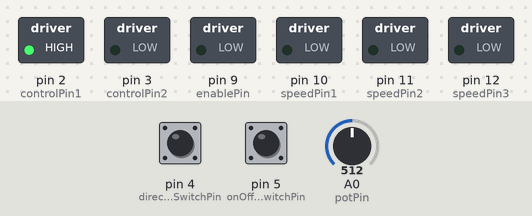
This sketch was run on a simulated Arduino Uno, built with avr-gcc and run on an emulated ATmega328P. On the bench: switched loads named in the sketch (green lamp = pin HIGH). The test bench sets the inputs (shaded band); at power-on: pin 4 (directionSwitchPin) LOW, pin 5 (onOffSwitchStateSwitchPin) LOW, A0 (potPin) = 512.

Above: at 1.2 s.
1.3 s: pin 4 (directionSwitchPin) pulled HIGH for 0.15 s
At 2.2 s:
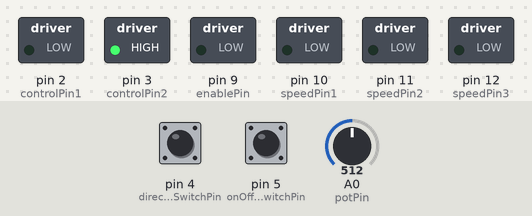
2.9 s: pin 5 (onOffSwitchStateSwitchPin) pulled HIGH for 0.15 s
At 3.5 s:
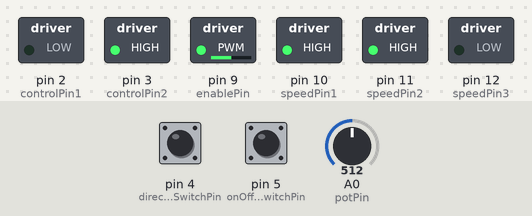
4.5 s: A0 (potPin) set to 716
At 5.7 s:
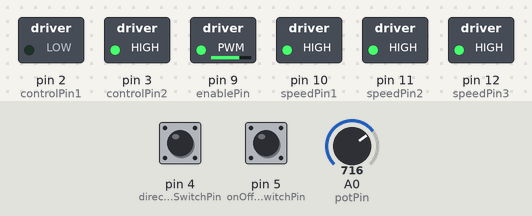
6.0 s: A0 (potPin) set to 900
At 7.0 s:
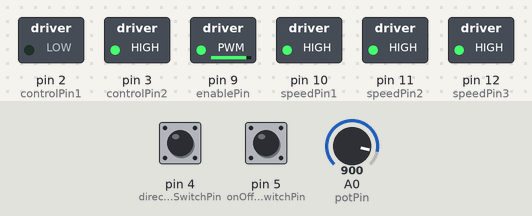
7.5 s: pin 4 (directionSwitchPin) pulled HIGH for 1 s
At 8.1 s:
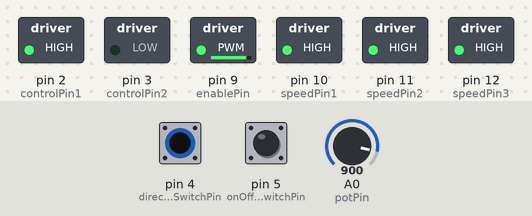
10.0 s: A0 (potPin) set to 511
At 11.2 s:
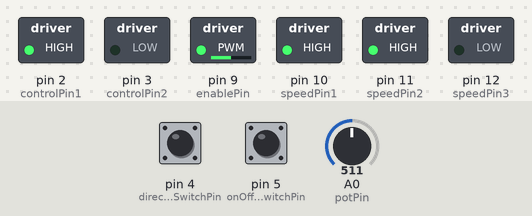
Timing chart, 0 to 12.5 s (numbered marks = the images above; inputs shaded):
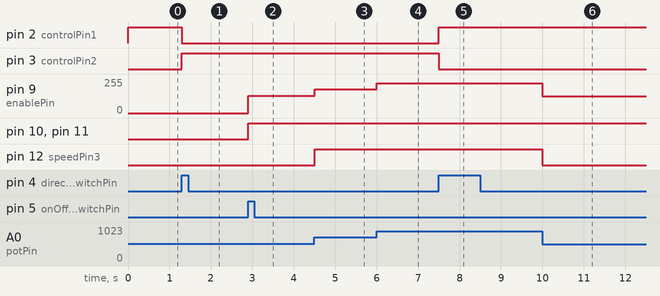

Measured:
- after the input at 1.3 s, pin 2 (controlPin1): HIGH → LOW at once; pin 3 (controlPin2): LOW → HIGH at once
- after the input at 2.9 s, pin 9 (enablePin): 0/255 → 128/255 at once; pin 10 (speedPin1), pin 11 (speedPin2): LOW → HIGH at once
- after the input at 4.5 s, pin 9 (enablePin): 128/255 → 179/255 at once; pin 12 (speedPin3): LOW → HIGH at once
- after the input at 6.0 s, pin 9 (enablePin): 179/255 → 225/255 at once
- after the input at 7.5 s, pin 2 (controlPin1): LOW → HIGH at once; pin 3 (controlPin2): HIGH → LOW at once
- after the input at 10.0 s, pin 9 (enablePin): 225/255 → 127/255 at once; pin 12 (speedPin3): HIGH → LOW at once

The sketch:

Zoetrope.ino
```cpp
const int controlPin1 = 2; //pin 7 on h-bridge
const int controlPin2 = 3; //pin 2 on h-bridge
const int enablePin = 9; // pin 1 on h-bridge
const int directionSwitchPin = 4; //bottom switch
const int onOffSwitchStateSwitchPin = 5; //top switch
const int potPin = A0; //speed control
const int speedPin1 = 10;
const int speedPin2 = 11;
const int speedPin3 = 12;

int onOffSwitchState = 0;
int previousOnOffSwitchState = 0;
int directionSwitchState = 0;
int previousDirectionSwitchState = 0;

int motorEnabled = 0;
int motorSpeed = 0;
int motorDirection = 1;

void setup() {
  pinMode(directionSwitchPin, INPUT);
  pinMode(onOffSwitchStateSwitchPin, INPUT);
  pinMode(controlPin1, OUTPUT);
  pinMode(controlPin2, OUTPUT);
  pinMode(enablePin, OUTPUT);
  pinMode(speedPin1, OUTPUT);
  pinMode(speedPin2, OUTPUT);
  pinMode(speedPin3, OUTPUT);
  digitalWrite(enablePin, LOW);
}

void loop() {
  onOffSwitchState = digitalRead(onOffSwitchStateSwitchPin);
  delay(1);
  directionSwitchState = digitalRead(directionSwitchPin);
  motorSpeed = analogRead(potPin)/4;
  if(onOffSwitchState != previousOnOffSwitchState) {
    if(onOffSwitchState == HIGH){
      motorEnabled = !motorEnabled;
    }
  }
  if(directionSwitchState != previousDirectionSwitchState) {
    if(directionSwitchState == HIGH){
      motorDirection = !motorDirection;
    }
  }
  if(motorDirection == 1) {
    digitalWrite(controlPin1, HIGH);
    digitalWrite(controlPin2, LOW);
  } else {
    digitalWrite(controlPin1, LOW);
    digitalWrite(controlPin2, HIGH);
  }
  if(motorEnabled == 1) {
    analogWrite(enablePin, motorSpeed);
    if(motorSpeed < 2){
      digitalWrite(speedPin1, LOW);
      digitalWrite(speedPin2, LOW);
      digitalWrite(speedPin3, LOW);
    } else if(motorSpeed < 85 && motorSpeed > 2) {
      digitalWrite(speedPin1, HIGH);
      digitalWrite(speedPin2, LOW);
      digitalWrite(speedPin3, LOW);
    } else if(motorSpeed > 84 && motorSpeed < 170) {
      digitalWrite(speedPin1, HIGH);
      digitalWrite(speedPin2, HIGH);
      digitalWrite(speedPin3, LOW);
    } else {
      digitalWrite(speedPin1, HIGH);
      digitalWrite(speedPin2, HIGH);
      digitalWrite(speedPin3, HIGH);
    }
  } else {
    digitalWrite(speedPin1, LOW);
    digitalWrite(speedPin2, LOW);
    digitalWrite(speedPin3, LOW);
    analogWrite(enablePin, 0);
  }
  previousDirectionSwitchState = directionSwitchState;
  previousOnOffSwitchState = onOffSwitchState;
}
```
